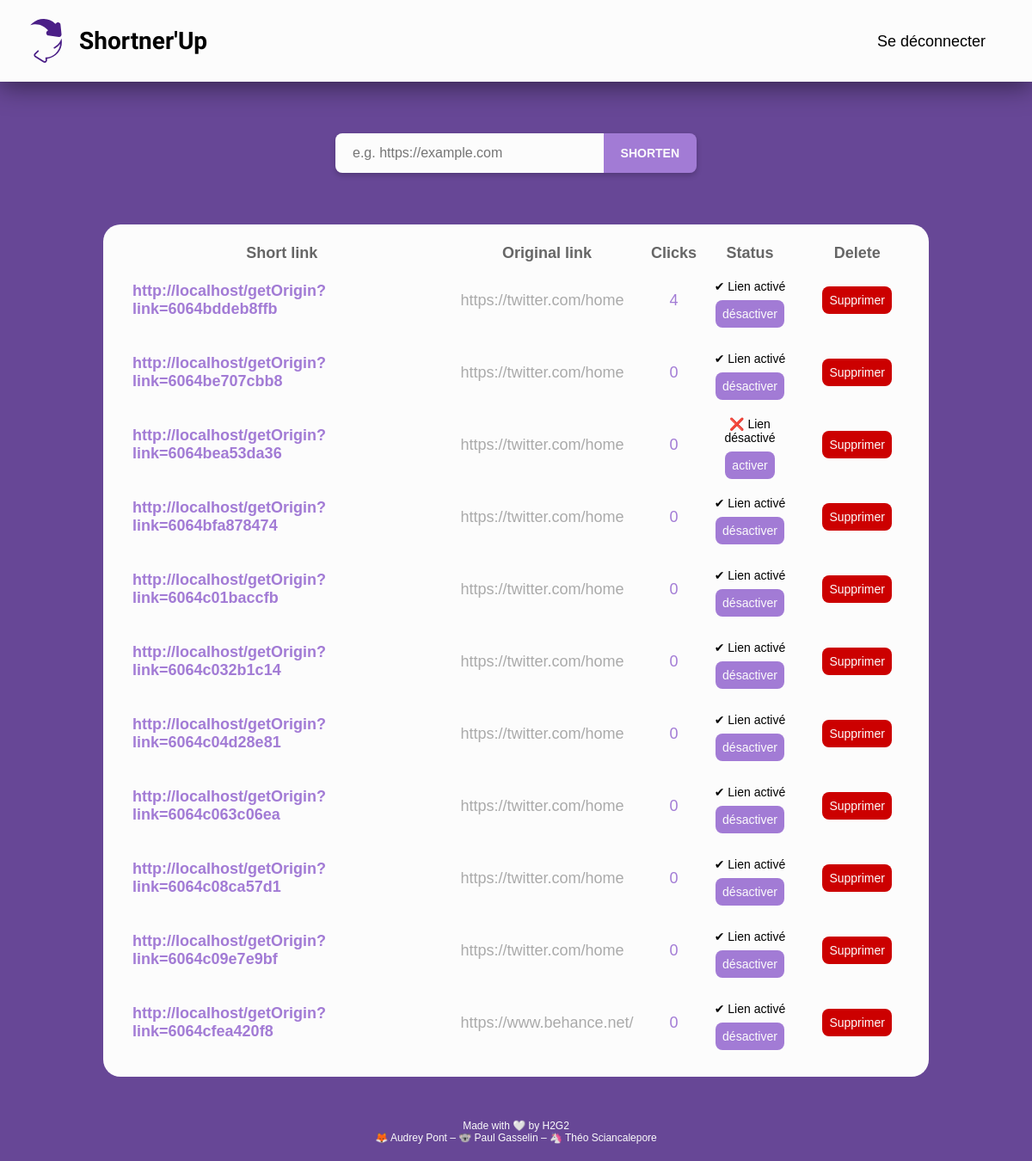
The app's page /account.php (signed in) with its own data.
### tables this page shows
CREATE TABLE IF NOT EXISTS `urls` (
  `ID` int(11) NOT NULL AUTO_INCREMENT,
  `userID` int(11) NOT NULL,
  `long_url` text NOT NULL,
  `uniqID` varchar(13) NOT NULL,
  `clicks` int(11) NOT NULL,
  `status` tinyint(4) NOT NULL,
  PRIMARY KEY (`ID`)
);

### account.php (the view, shortened to what this page needs)
<?php
	require_once('connection.php');
	if(isset($_COOKIE['userID'])){
		$stmt=$conn->prepare("SELECT * FROM urls WHERE userID =" . $_COOKIE['userID']);
        $stmt->execute();
		$urls = $stmt->fetchAll(PDO::FETCH_ASSOC);
	}
	else
	{
		header("location: accueil.php");
	}
?>
<!DOCTYPE html>
<html lang="fr">
<head>
	<link rel="stylesheet" href="main.css"/>
</head>
<body>
	<header class="header">
        <a href="#" class="logo">
            <img src="images/logo.svg" alt="Website logo">
            <span>Shortner'Up</span>
        </a>
        <div class="header-buttons">
            <a href="logout.php" class="signout-button">Se déconnecter</a>
        </div>
    </header>
	<main>
		<section class="form">
			<form action="addLink.php" method="post">
				<input type="text" name="long_url" placeholder="e.g. https://example.com" />
				<input type="submit" value="SHORTEN"/>
			</form>
		</section>
		<form method="post">
		<table class="urls">
			<tr class="url">
				<th class="short_url_header">Short link</th>
				<th class="long_url_header">Original link</th>
				<th class="clicks_header">Clicks</th>
				<th class="status_header">Status</th>
				<th class="delete_header">Delete</th>
			</tr>
			<?php foreach ($urls as $url) : ?>
			<tr class="url">
				<td class="short_url">
					<a href=
					<?php
						if($url['status']==1)
						{
							echo 'http://localhost/getOrigin?link='.$url['uniqID'];
						}
						elseif($url['status']==0)
						{
							echo 'disabled.php';
						}
					?>
					>
						http://localhost/getOrigin?link=<?= $url['uniqID']; ?>
					</a>
				</td>
				<td class="long_url">
					<a href="<?= $url['long_url']; ?>" target="_blank"><?= $url['long_url']; ?>
					</a>
				</td>
				<td class="clicks">
					<a href="<?= $url['clicks']; ?>" target="_blank"><?= $url['clicks']; ?>
					</a>
				</td>
				<td class="status">
					<?php
						if($url['status']==1)
						{
							echo '<div>&#10004; Lien activé</div><button value="'.$url['ID'].'" type="submit" name="active" class="active">désactiver</button>';
						}
						elseif($url['status']==0)
						{
							echo '<div>&#x274C; Lien désactivé</div><button value="'.$url['ID'].'" type="submit" name="inactive" class="inactive">activer</button>';
						}
					?>
				</td>
				<td class="delete">
					<button value=<?= $url['ID']?> type="submit" name="delete" class="delete">Supprimer</button>
				</td>
			</tr>
			<?php endforeach; ?>
		</table>
		</form>
	</main>
	<footer class="footer">
        <span>Made with &#x1F90D; by H2G2</span>
        <span>&#x1F98A; Audrey Pont – &#x1F428; Paul Gasselin – &#x1F984; Théo Sciancalepore</span>
    </footer>
</body>
</html>

### main.css (style rules this page uses)
:root { --main-bg-color: #674796; --complement-bg-color: #FCFCFC; --button-color: #A27BD5; --button-pushed-color: #4B1F87; --cta-color: #EFC57E; --cta-pushed-color: #E7A32F; }
html, body { height: 100%; }
body { position: relative; margin: 0 auto; min-height: 100%; width: 100%; font-size: 18px; font-family: sans-serif; background-color: var(--main-bg-color); }
.header { display: flex; justify-content: space-between; align-items: center; background-color: var(--complement-bg-color); padding: 10px; margin-bottom: 5%; filter: drop-shadow(0px 5px 15px rgba(0, 0, 0, 0.50)); }
.header a { color: black; text-align: center; padding: 12px; text-decoration: none; font-size: 18px; line-height: 24px; border-radius: 5px; }
.header a.logo { display: flex; justify-content: center; align-items: center; font-size: 28px; font-weight: bold; font-family: 'Prompt', sans-serif; }
.logo img { width: 50px; margin-right: 20px; }
.header-buttons { margin-right: 20px; }
.form { display: flex; justify-content: center; margin-top: 60px; margin-bottom: 60px; }
.form form { display: flex; box-shadow: 0px 3px 6px rgba(0, 0, 0, 0.2); border-radius: 8px; width: 100%; max-width: 420px; }
.form form input[type="text"] { padding: 14px 20px; font-size: 16px; border: none; background-color: var(--complement-bg-color); border-radius: 8px 0px 0px 8px; width: 100%; color: var(--button-pushed-color) }
.form form input[type="submit"] { padding: 14px 20px; font-size: 14px; border: none; cursor: pointer; background-color: var(--button-color); color: var(--complement-bg-color); font-weight: 700; border-radius: 0px 8px 8px 0px; }
.header-buttons a { color: black; text-align: center; padding: 16px 24px; text-decoration: none; font-size: 18px; line-height: 24px; border-radius: 5px; }
.urls { width: 80%; display: flex; flex-flow: column wrap; align-items: center; margin: 0 auto; padding: 20px 16px; background-color: var(--complement-bg-color); border-radius: 20px; }
.urls .url { padding: 16px 16px; color: #666666; font-size: 18px; }
.urls .url a { text-decoration: none; color: var(--button-color) }
.urls .url .short_url_header { text-align: center; }
.urls .url .short_url { text-align: justify; padding: 16px 16px; color: #666666; font-size: 18px; font-weight: 700; }
.urls .url .long_url_header { text-align: center; }
.urls .url .long_url { text-align: justify; max-width: 400px; padding: 16px 16px; margin-left: 25px; color: #666666; font-size: 18px; overflow: hidden; text-overflow: ellipsis; }
.urls .url .long_url a { color: #aaaaaa; }
.clicks { text-align: center; padding: 16px 24px; }
.status { margin: 24px; text-align: center; color: #000000; font-size: 14px; }
.status div { padding: 8px; }
.status .active, .status .inactive { padding: 8px 8px; font-size: 14px; border: none; cursor: pointer; background-color: var(--button-color); color: var(--complement-bg-color); border-radius: 8px; }
.delete .delete { margin: 24px; padding: 8px 8px; font-size: 14px; border: none; cursor: pointer; background-color: #CC0000; color: var(--complement-bg-color); border-radius: 8px; }
.footer { width: 100%; bottom: 0; display: flex; flex-flow: column wrap; align-items: center; padding: 50px 0 20px 0; color: var(--complement-bg-color); font-size: 12px; }

### records on screen
urls: uniqID "6064bddeb8ffb", long_url "https://twitter.com/home", clicks "4", $url['ID'] 10 (drawn)
urls: uniqID "6064be707cbb8", long_url "https://twitter.com/home", clicks "0", $url['ID'] 11 (drawn)
urls: uniqID "6064bea53da36", long_url "https://twitter.com/home", clicks "0", $url['ID'] 12 (drawn)
urls: uniqID "6064bfa878474", long_url "https://twitter.com/home", clicks "0", $url['ID'] 13 (drawn)
urls: uniqID "6064c01baccfb", long_url "https://twitter.com/home", clicks "0", $url['ID'] 14 (drawn)
urls: uniqID "6064c032b1c14", long_url "https://twitter.com/home", clicks "0", $url['ID'] 15 (drawn)
urls: uniqID "6064c04d28e81", long_url "https://twitter.com/home", clicks "0", $url['ID'] 16 (drawn)
urls: uniqID "6064c063c06ea", long_url "https://twitter.com/home", clicks "0", $url['ID'] 17 (drawn)
urls: uniqID "6064c08ca57d1", long_url "https://twitter.com/home", clicks "0", $url['ID'] 18 (drawn)
urls: uniqID "6064c09e7e9bf", long_url "https://twitter.com/home", clicks "0", $url['ID'] 19 (drawn)
urls: uniqID "6064cfea420f8", long_url "https://www.behance.net/", clicks "0", $url['ID'] 20 (drawn)
